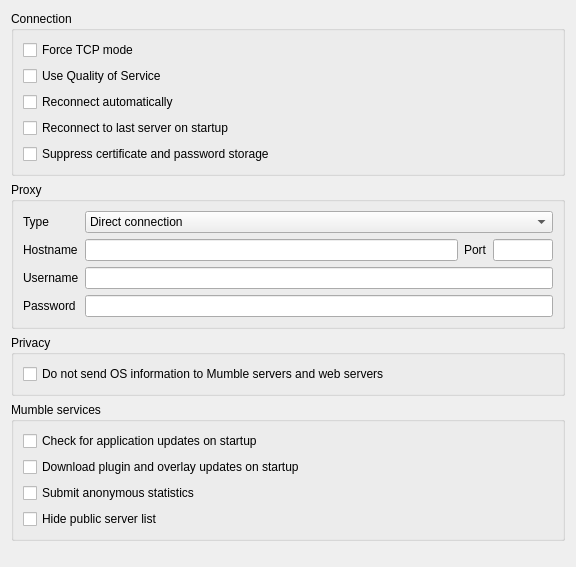
<?xml version="1.0" encoding="UTF-8"?>
<ui version="4.0">
 <class>NetworkConfig</class>
 <widget class="QWidget" name="NetworkConfig">
  <property name="geometry">
   <rect>
    <x>0</x>
    <y>0</y>
    <width>576</width>
    <height>567</height>
   </rect>
  </property>
  <property name="windowTitle">
   <string notr="true">Form</string>
  </property>
  <layout class="QVBoxLayout" name="verticalLayout_2">
   <item>
    <widget class="QGroupBox" name="qgbConnection">
     <property name="sizePolicy">
      <sizepolicy hsizetype="Preferred" vsizetype="Minimum">
       <horstretch>0</horstretch>
       <verstretch>0</verstretch>
      </sizepolicy>
     </property>
     <property name="title">
      <string>Connection</string>
     </property>
     <layout class="QVBoxLayout">
      <item>
       <widget class="QCheckBox" name="qcbTcpMode">
        <property name="toolTip">
         <string>Use TCP compatibility mode</string>
        </property>
        <property name="whatsThis">
         <string>&lt;b&gt;Enable TCP compatibility mode&lt;/b&gt;.&lt;br /&gt;This will make Mumble use only TCP when communicating with the server. This will increase overhead and cause lost packets to produce noticeable pauses in communication, so this should only be used if you are unable to use the default (which uses UDP for voice and TCP for control).</string>
        </property>
        <property name="text">
         <string>Force TCP mode</string>
        </property>
       </widget>
      </item>
      <item>
       <widget class="QCheckBox" name="qcbQoS">
        <property name="toolTip">
         <string>Enable QoS to prioritize packets</string>
        </property>
        <property name="whatsThis">
         <string>This will enable QoS, which will attempt to prioritize voice packets over other traffic.</string>
        </property>
        <property name="text">
         <string>Use Quality of Service</string>
        </property>
       </widget>
      </item>
      <item>
       <widget class="QCheckBox" name="qcbAutoReconnect">
        <property name="toolTip">
         <string>Reconnect when disconnected</string>
        </property>
        <property name="whatsThis">
         <string>&lt;b&gt;Reconnect when disconnected&lt;/b&gt;.&lt;br /&gt;This will make Mumble try to automatically reconnect after 10 seconds if your server connection fails.</string>
        </property>
        <property name="text">
         <string>Reconnect automatically</string>
        </property>
       </widget>
      </item>
      <item>
       <widget class="QCheckBox" name="qcbAutoConnect">
        <property name="toolTip">
         <string>Reconnect to last used server when starting Mumble</string>
        </property>
        <property name="text">
         <string>Reconnect to last server on startup</string>
        </property>
       </widget>
      </item>
      <item>
       <widget class="QCheckBox" name="qcbSuppressIdentity">
        <property name="toolTip">
         <string>Don't send certificate to server and don't save passwords. (Not saved).</string>
        </property>
        <property name="whatsThis">
         <string>&lt;b&gt;This will suppress identity information from the client.&lt;/b&gt;&lt;p&gt;The client will not identify itself with a certificate, even if defined, and will not cache passwords for connections. This is primarily a test-option and is not saved.&lt;/p&gt;</string>
        </property>
        <property name="text">
         <string>Suppress certificate and password storage</string>
        </property>
       </widget>
      </item>
     </layout>
    </widget>
   </item>
   <item>
    <widget class="QGroupBox" name="qgbProxy">
     <property name="sizePolicy">
      <sizepolicy hsizetype="Expanding" vsizetype="Minimum">
       <horstretch>0</horstretch>
       <verstretch>0</verstretch>
      </sizepolicy>
     </property>
     <property name="title">
      <string>Proxy</string>
     </property>
     <layout class="QGridLayout">
      <item row="0" column="0">
       <widget class="QLabel" name="qlType">
        <property name="text">
         <string>Type</string>
        </property>
       </widget>
      </item>
      <item row="0" column="1" colspan="3">
       <widget class="MUComboBox" name="qcbType">
        <property name="sizePolicy">
         <sizepolicy hsizetype="Preferred" vsizetype="Fixed">
          <horstretch>0</horstretch>
          <verstretch>0</verstretch>
         </sizepolicy>
        </property>
        <property name="toolTip">
         <string>Type of proxy to connect through</string>
        </property>
        <property name="whatsThis">
         <string>&lt;b&gt;Type of proxy to connect through.&lt;/b&gt;&lt;br /&gt;This makes Mumble connect through a proxy for all outgoing connections. Note: Proxy tunneling forces Mumble into TCP compatibility mode, causing all voice data to be sent via the control channel.</string>
        </property>
        <item>
         <property name="text">
          <string>Direct connection</string>
         </property>
        </item>
        <item>
         <property name="text">
          <string>HTTP(S) proxy</string>
         </property>
        </item>
        <item>
         <property name="text">
          <string>SOCKS5 proxy</string>
         </property>
        </item>
       </widget>
      </item>
      <item row="1" column="0">
       <widget class="QLabel" name="qlHostname">
        <property name="text">
         <string>Hostname</string>
        </property>
        <property name="alignment">
         <set>Qt::AlignLeading|Qt::AlignLeft|Qt::AlignVCenter</set>
        </property>
       </widget>
      </item>
      <item row="1" column="1">
       <widget class="QLineEdit" name="qleHostname">
        <property name="sizePolicy">
         <sizepolicy hsizetype="Expanding" vsizetype="Fixed">
          <horstretch>0</horstretch>
          <verstretch>0</verstretch>
         </sizepolicy>
        </property>
        <property name="toolTip">
         <string>Hostname of the proxy</string>
        </property>
        <property name="whatsThis">
         <string>&lt;b&gt;Hostname of the proxy.&lt;/b&gt;&lt;br /&gt;This field specifies the hostname of the proxy you wish to tunnel network traffic through.</string>
        </property>
        <property name="text">
         <string/>
        </property>
       </widget>
      </item>
      <item row="1" column="2">
       <widget class="QLabel" name="qlPort">
        <property name="sizePolicy">
         <sizepolicy hsizetype="Preferred" vsizetype="Preferred">
          <horstretch>0</horstretch>
          <verstretch>0</verstretch>
         </sizepolicy>
        </property>
        <property name="minimumSize">
         <size>
          <width>0</width>
          <height>0</height>
         </size>
        </property>
        <property name="text">
         <string>Port</string>
        </property>
       </widget>
      </item>
      <item row="1" column="3">
       <widget class="QLineEdit" name="qlePort">
        <property name="sizePolicy">
         <sizepolicy hsizetype="Minimum" vsizetype="Fixed">
          <horstretch>0</horstretch>
          <verstretch>0</verstretch>
         </sizepolicy>
        </property>
        <property name="minimumSize">
         <size>
          <width>20</width>
          <height>0</height>
         </size>
        </property>
        <property name="maximumSize">
         <size>
          <width>60</width>
          <height>16777215</height>
         </size>
        </property>
        <property name="toolTip">
         <string>Port number of the proxy</string>
        </property>
        <property name="whatsThis">
         <string>&lt;b&gt;Port number of the proxy.&lt;/b&gt;&lt;br /&gt;This field specifies the port number that the proxy expects connections on.</string>
        </property>
        <property name="inputMask">
         <string/>
        </property>
        <property name="text">
         <string/>
        </property>
        <property name="maxLength">
         <number>5</number>
        </property>
       </widget>
      </item>
      <item row="2" column="0">
       <widget class="QLabel" name="qlUsername">
        <property name="text">
         <string>Username</string>
        </property>
       </widget>
      </item>
      <item row="2" column="1" colspan="3">
       <widget class="QLineEdit" name="qleUsername">
        <property name="toolTip">
         <string>Username for proxy authentication</string>
        </property>
        <property name="whatsThis">
         <string>&lt;b&gt;Username for proxy authentication.&lt;/b&gt;&lt;br /&gt;This specifies the username you use for authenticating yourself with the proxy. In case the proxy does not use authentication, or you want to connect anonymously, simply leave this field blank.</string>
        </property>
       </widget>
      </item>
      <item row="3" column="0">
       <widget class="QLabel" name="qlPassword">
        <property name="text">
         <string>Password</string>
        </property>
       </widget>
      </item>
      <item row="3" column="1" colspan="3">
       <widget class="QLineEdit" name="qlePassword">
        <property name="toolTip">
         <string>Password for proxy authentication</string>
        </property>
        <property name="whatsThis">
         <string>&lt;b&gt;Password for proxy authentication.&lt;/b&gt;&lt;br /&gt;This specifies the password you use for authenticating yourself with the proxy. In case the proxy does not use authentication, or you want to connect anonymously, simply leave this field blank.</string>
        </property>
        <property name="inputMask">
         <string/>
        </property>
        <property name="text">
         <string/>
        </property>
        <property name="echoMode">
         <enum>QLineEdit::Password</enum>
        </property>
       </widget>
      </item>
     </layout>
    </widget>
   </item>
   <item>
    <widget class="QGroupBox" name="qgbPrivacy">
     <property name="title">
      <string>Privacy</string>
     </property>
     <layout class="QVBoxLayout" name="verticalLayout_4">
      <item>
       <widget class="QCheckBox" name="qcbHideOS">
        <property name="toolTip">
         <string>Prevent OS information being sent to Mumble servers and web servers</string>
        </property>
        <property name="whatsThis">
         <string>&lt;b&gt;Don't send OS information to servers&lt;/b&gt;&lt;br/&gt;
Prevents the client from sending potentially identifying information about the operating system to the Mumble server and web servers.</string>
        </property>
        <property name="text">
         <string>Do not send OS information to Mumble servers and web servers</string>
        </property>
       </widget>
      </item>
     </layout>
    </widget>
   </item>
   <item>
    <widget class="QGroupBox" name="qgbServices">
     <property name="title">
      <string>Mumble services</string>
     </property>
     <layout class="QVBoxLayout" name="verticalLayout">
      <item>
       <widget class="QCheckBox" name="qcbAutoUpdate">
        <property name="toolTip">
         <string>Check for new releases of Mumble automatically.</string>
        </property>
        <property name="whatsThis">
         <string>This will check for new releases of Mumble every time you start the program, and notify you if one is available.</string>
        </property>
        <property name="text">
         <string>Check for application updates on startup</string>
        </property>
       </widget>
      </item>
      <item>
       <widget class="QCheckBox" name="qcbPluginUpdate">
        <property name="toolTip">
         <string>Check for new releases of plugins automatically.</string>
        </property>
        <property name="whatsThis">
         <string>This will check for new releases of plugins every time you start the program, and download them automatically.</string>
        </property>
        <property name="text">
         <string>Download plugin and overlay updates on startup</string>
        </property>
       </widget>
      </item>
      <item>
       <widget class="QCheckBox" name="qcbUsage">
        <property name="toolTip">
         <string>Submit anonymous statistics to the Mumble project</string>
        </property>
        <property name="whatsThis">
         <string>&lt;b&gt;Submit anonymous statistics.&lt;/b&gt;&lt;br /&gt;Mumble has a small development team, and as such needs to focus its development where it is needed most. By submitting a bit of statistics you help the project determine where to focus development.</string>
        </property>
        <property name="text">
         <string>Submit anonymous statistics</string>
        </property>
       </widget>
      </item>
      <item>
       <widget class="QCheckBox" name="qcbDisablePublicList">
        <property name="enabled">
         <bool>true</bool>
        </property>
        <property name="toolTip">
         <string>When toggled this hides the public server list from the connect dialog</string>
        </property>
        <property name="text">
         <string>Hide public server list</string>
        </property>
       </widget>
      </item>
     </layout>
    </widget>
   </item>
   <item>
    <spacer>
     <property name="orientation">
      <enum>Qt::Vertical</enum>
     </property>
     <property name="sizeType">
      <enum>QSizePolicy::Expanding</enum>
     </property>
     <property name="sizeHint" stdset="0">
      <size>
       <width>20</width>
       <height>40</height>
      </size>
     </property>
    </spacer>
   </item>
  </layout>
 </widget>
 <customwidgets>
  <customwidget>
   <class>MUComboBox</class>
   <extends>QComboBox</extends>
   <header>widgets/MUComboBox.h</header>
  </customwidget>
 </customwidgets>
 <resources/>
 <connections/>
</ui>
